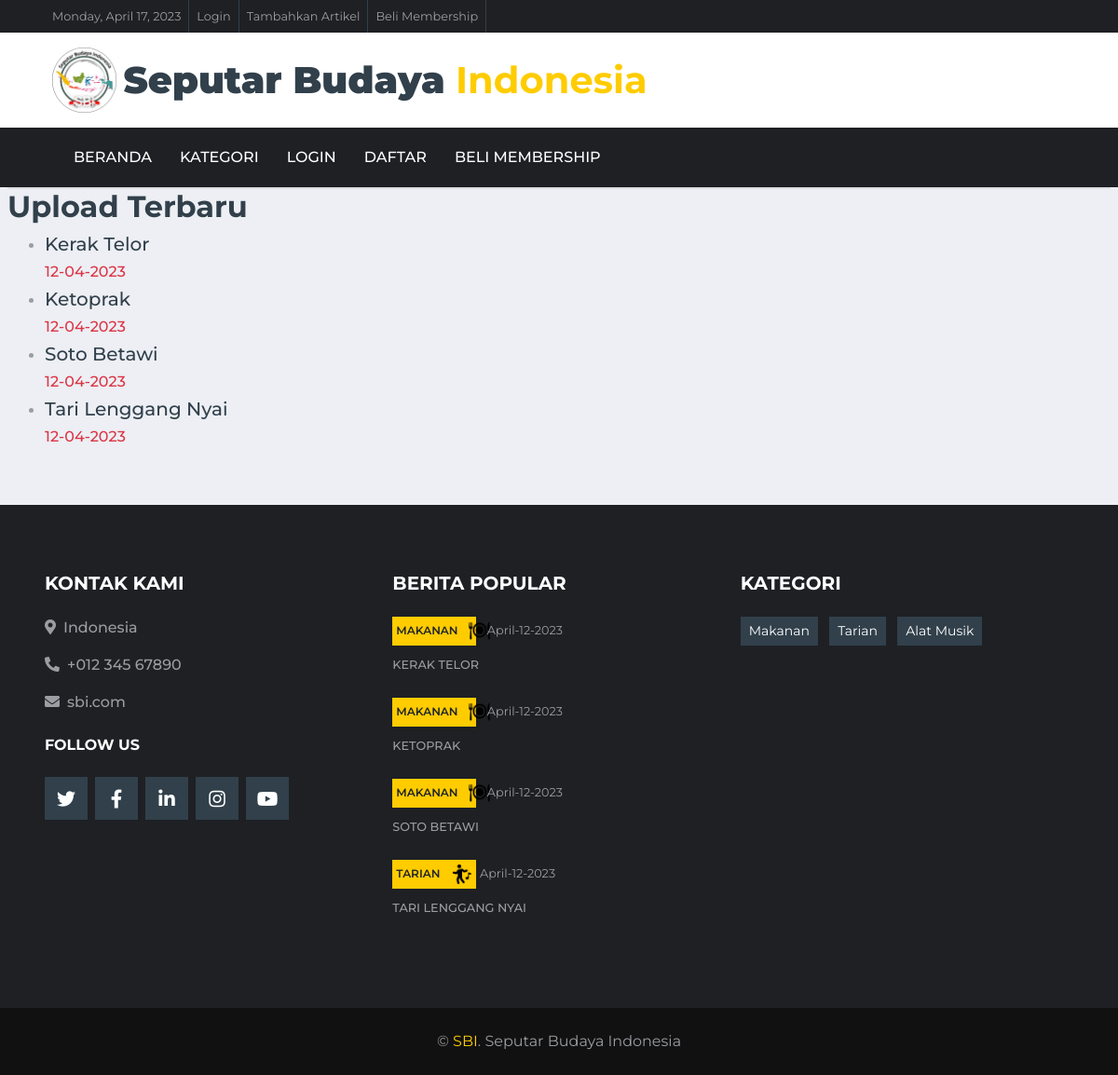
Before: /detail/detail_konten/index.html with the older database file.
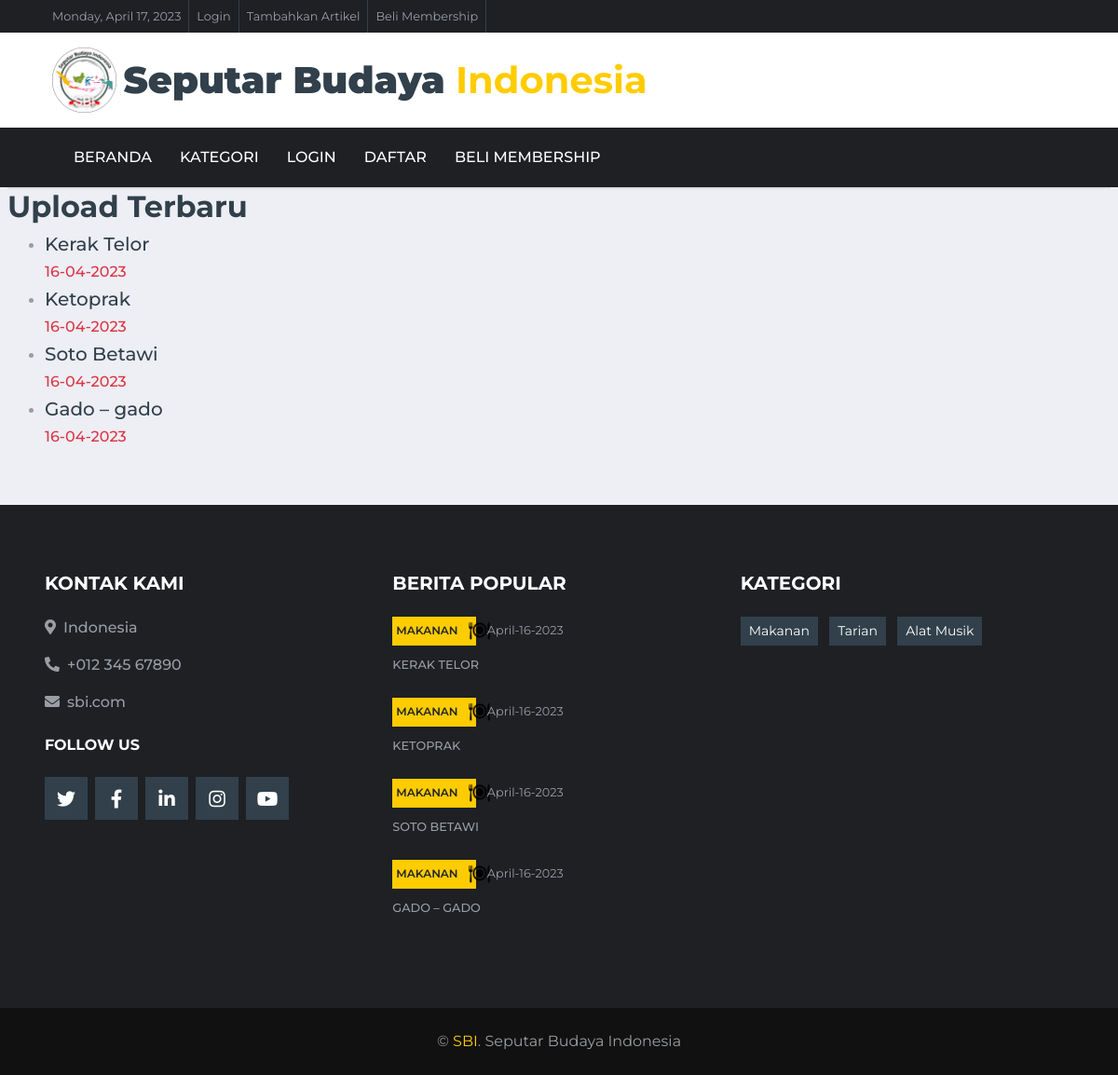
After: the same page with the newer database file.
### tables this page shows
CREATE TABLE `upload_content` (
  `id_konten` int(11) NOT NULL,
  `id_user` int(11) NOT NULL,
  `nama_penulis` varchar(80) NOT NULL,
  `judul_konten` varchar(255) NOT NULL,
  `daerah` varchar(50) NOT NULL,
  `kategori` varchar(50) NOT NULL,
  `kategori2` varchar(50) NOT NULL,
  `isi_konten` text NOT NULL,
  `gambar` text NOT NULL,
  `tgl_konten` datetime NOT NULL DEFAULT current_timestamp()
);

### application/controllers/Detail.php (called while the page is built)
<?php
class Detail extends CI_Controller {
    public function detail_konten($id_konten)
    {
        $data['barang'] = $this->model_home->detail_konten($id_konten);
        $berita_terbaru['berita_terbaru'] = $this->model_home->data_berita_terbaru()->result();
        $data_home_navbar['data_home_navbar'] = $this->model_home->data_home_navbar()->result();
        $data['home'] = $this->model_home->data_home()->result();
        $this->load->view('templates/header');
        $this->load->view('templates/navbar', $data_home_navbar);
        $this->load->view('detail', $data);
        $this->load->view('templates/footer');
        $this->load->view('templates/footer_content',$berita_terbaru);
    }
}

### index.php (called while the page is built, shortened)
<?php
require_once BASEPATH.'core/CodeIgniter.php';

### application/models/model_home.php (called while the page is built, shortened)
<?php
class Model_home extends CI_Model
{
    public function data_home()
    {
        $result = $this->db->get('upload_content', 4, 0);
        return $result;
    }
    public function data_berita_terbaru()
    {
        $this->db->order_by("tgl_konten", "desc");
        $result = $this->db->get('upload_content', 4, 0);
        return $result;
    }
}

### application/views/detail.php (the view, shortened to what this page needs)
<div class="container-fluid">
  <div class="card">
              </div>
            </div>
        <div class="col-lg-4">
          <div class="sidebar">
            <div class="row">
              <div class="col-lg-12">
                <div class="sidebar-item recent-posts">
                  <div class="sidebar-heading">
                    <div class="sidebar-item recent-posts">
                      <div class="sidebar-heading">
                        <h2>Upload Terbaru</h2>
                      </div>
                      <div class="content">
                        <ul>
                          <?php foreach ($home as $brg) : ?>
                            <li>
                              <a href="<?= base_url('detail/detail_konten/' . $brg->id_konten); ?>">
                                <h5><?= $brg->judul_konten; ?></h5>
                              </a>
                              <?php $originalDate = $brg->tgl_konten;
                              $newDate = date("d-m-Y", strtotime($originalDate)); ?>
                              <h6 class="text-danger" href=""><?= $newDate ?></h6>
                            </li>
                            <?php endforeach; ?>
                        </ul>
                      </div>
                    </div>
                  </div>
                </div>
              </div>
            </div>
          </div>
        </div>
</body>
</html>

### application/views/templates/header.php (shortened to what this page needs)
<!DOCTYPE html>
<html lang="en">
<head>
    <link href="https://cdnjs.cloudflare.com/ajax/libs/font-awesome/5.15.0/css/all.min.css" rel="stylesheet">
    <link href="<?= base_url()?>assets/lib/owlcarousel/assets/owl.carousel.min.css" rel="stylesheet">
    <link href="<?= base_url()?>assets/css/style.css" rel="stylesheet">
</head>

### application/views/templates/navbar.php (shortened to what this page needs)
<div class="container-fluid d-none d-lg-block">
     <div class="row align-items-center bg-dark px-lg-5">
         <div class="col-lg-9">
             <nav class="navbar navbar-expand-sm bg-dark p-0">
                 <ul class="navbar-nav ml-n2">
                     <li class="nav-item border-right border-secondary">
                         <a class="nav-link text-body small" href="#"><?php echo date("l") . ', '.date('F j'). ', '.date('Y');?></a>
                     </li>
                     <li class="nav-item border-right border-secondary">
                         <a class="nav-link text-body small" href="<?=base_url('auth/login')?>">Login</a>
                     </li>
                     <li class="nav-item border-right border-secondary">
                     <?php $namaUser =  $this->session->userdata('username'); ?>
                         <a class="nav-link text-body small" href="<?=base_url('user/artikle/index/'.$namaUser)?>">Tambahkan Artikel</a>
                     </li>
                     <li class="nav-item border-right border-secondary">
                         <a class="nav-link text-body small" href="<?=base_url('membership')?>">Beli Membership</a>
                     </li>
                 </ul>
             </nav>
         </div>
     </div>
     <div class="row align-items-center bg-white py-3 px-lg-5">
         <div class="col-lg-4">
             <a href="<?=base_url('home')?>" class="navbar-brand p-0 d-none d-flex align-items-center">
             <img src="<?= base_url() . '/assets/img/logo_sbi.png' ?>" height="70px">
             <h5 style="font-size: 40px;" class="m-0 pl-2 display-4 text-primary font-weight-bold"><span class="text-secondary font-weight-bolder">Seputar Budaya</span> Indonesia</h5>
             </a>
         </div>
         <div class="col-lg-8 text-center text-lg-right">
         </div>
     </div>
 </div>
 <div class="container-fluid p-0">
     <nav class="navbar navbar-expand-lg bg-dark navbar-dark py-2 py-lg-0 px-lg-5">
         <div class="collapse navbar-collapse justify-content-between px-0 px-lg-3" id="navbarCollapse">
             <div class="navbar-nav mr-auto py-0">
                 <a aria-current="page" href="<?= base_url('home') ?>" <?= $this->uri->segment(1) == 'home' || $this->uri->segment(1) == '' ? 'class="active nav-link"' : 'class="nav-link"' ?>>Beranda</a>
                 <a aria-current="page" href="<?= base_url('kategori') ?>" <?= $this->uri->segment(1) == 'kategori' || $this->uri->segment(1) == 'kategori' ? 'class="active nav-link"' : 'class="nav-link"' ?>>Kategori</a>
                 <?php if ($this->session->userdata('username')) { ?>
                                 <li>
                                     <a href="<?=base_url('auth/logout')?>" class="nav-item nav-link">Log out</a>
                                 </li>
                                 <?php } else { ?>
                                 <li><a href="<?=base_url('auth/login')?>" class="nav-item nav-link">Login</a></li>
                             <?php }; ?>
                 <a href="<?=base_url('auth/register');?>" class="nav-item nav-link">DAFTAR</a>
                 <a class="nav-item nav-link"class="nav-item nav-link" href="<?=base_url('membership')?>">Beli Membership</a>
             </div>
         </div>
     </nav>
 </div>

### application/views/templates/footer.php (shortened to what this page needs)
</body>
</html>

### application/views/templates/footer_content.php (shortened to what this page needs)
<div class="container-fluid bg-dark pt-5 px-lg-5 mt-5 px-4">
    <div class="row py-4">
        <div class="col-lg-4 col-md-6 mb-5">
            <h5 class="mb-4 text-white text-uppercase font-weight-bold">Kontak Kami</h5>
            <p class="font-weight-medium"><i class="fa fa-map-marker-alt mr-2"></i>Indonesia</p>
            <p class="font-weight-medium"><i class="fa fa-phone-alt mr-2"></i>+012 345 67890</p>
            <p class="font-weight-medium"><i class="fa fa-envelope mr-2"></i>sbi.com</p>
            <h6 class="mt-4 mb-4 text-white text-uppercase font-weight-bold">Follow Us</h6>
            <div class="d-flex justify-content-start">
                <a class="btn btn-lg btn-secondary btn-lg-square mr-2" href="#"><i class="fab fa-twitter"></i></a>
                <a class="btn btn-lg btn-secondary btn-lg-square mr-2" href="#"><i class="fab fa-facebook-f"></i></a>
                <a class="btn btn-lg btn-secondary btn-lg-square mr-2" href="#"><i class="fab fa-linkedin-in"></i></a>
                <a class="btn btn-lg btn-secondary btn-lg-square mr-2" href="#"><i class="fab fa-instagram"></i></a>
                <a class="btn btn-lg btn-secondary btn-lg-square" href="#"><i class="fab fa-youtube"></i></a>
            </div>
        </div>
        <div class="col-lg-4 col-md-6 mb-5">
            <h5 class="mb-4 text-white text-uppercase font-weight-bold">Berita Popular</h5>
            <div class="mb-3">
                <?php foreach ($home as $brt) :?>
                <div class="mb-2">
                <?php if ($brt->kategori == "tarian") { ?>
                    <a class="badge badge-primary text-uppercase font-weight-semi-bold p-1 " href="<?=base_url('kategori/tarian')?>"><?= $brt->kategori ?> <img src="<?= base_url() ?>assets/img/dance_icon.png" style="height: 23px;" class="ml-2" alt=""></a>
                    <?php }; ?>
                <?php if ($brt->kategori == "makanan") { ?>
                    <a class="badge badge-primary text-uppercase font-weight-semi-bold p-1 mr-2 w-25" href="<?=base_url('kategori/makanan')?>"><?= $brt->kategori ?> <img src="<?= base_url() ?>assets/img/food-icon.png" style="height: 23px;" class="ml-2" alt=""></a>
                    <?php }; ?>
                    <?php $originalDate = $brt->tgl_konten; $newDate = date("F-d-Y", strtotime($originalDate));?><a class="text-body" href=""><small><?= $newDate ?></small></a>
                </div>
                <a class="small text-body text-uppercase font-weight-medium" href=""><?=$brt->judul_konten;?></a>
                <br>
                <br>
                <?php endforeach ; ?>
            </div>
        </div>
        <div class="col-lg-4 col-md-6 mb-5">
            <h5 class="mb-4 text-white text-uppercase font-weight-bold">kATEGORI</h5>
            <div class="m-n1">
            <a href="<?=base_url('kategori/makanan')?>" class="btn btn-sm btn-secondary m-1">Makanan</a>
                <a href="<?=base_url('kategori/tarian')?>" class="btn btn-sm btn-secondary m-1">Tarian</a>
                <a href="<?=base_url('kategori/alat_musik')?>" class="btn btn-sm btn-secondary m-1">Alat Musik</a>
            </div>
        </div>
    </div>
</div>
<div class="container-fluid py-4 px-sm-3 px-md-5" style="background: #111111;">
    <p class="m-0 text-center">&copy; <a href="#">SBI</a>. Seputar Budaya Indonesia
</div>

Changed rows visible on the page:
changed upload_content "Kerak Telor": tgl_konten "12-04-2023" → "16-04-2023"; tgl_konten "April-12-2023" → "April-16-2023"
changed upload_content "Ketoprak": tgl_konten "12-04-2023" → "16-04-2023"; tgl_konten "April-12-2023" → "April-16-2023"
changed upload_content "Soto Betawi": tgl_konten "12-04-2023" → "16-04-2023"; tgl_konten "April-12-2023" → "April-16-2023"
changed upload_content: judul_konten "Tari Lenggang Nyai" → "Gado – gado"; tgl_konten "12-04-2023" → "16-04-2023"; kategori: picture added; tgl_konten "April-12-2023" → "April-16-2023"; judul_konten "TARI LENGGANG NYAI" → "GADO – GADO"; kategori "TARIAN" → "MAKANAN"; kategori: picture removed
